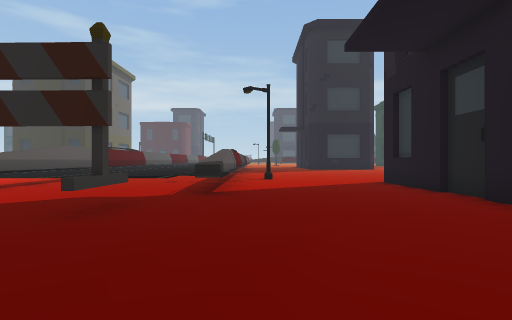
[1] (above)

24 first-person views from a walk through a 3-D level made in the Unity game engine. The camera is 1.4 m above the floor, looks level and sees 85° across. The floor is counted in squares, 2 m on a side. Each view is taken from the middle of a square. On the plan, view 1 faces up. The plan holds only what a view shows up to about 9 squares ahead; the rest is blank. The place goes on beyond the plan.

[2]
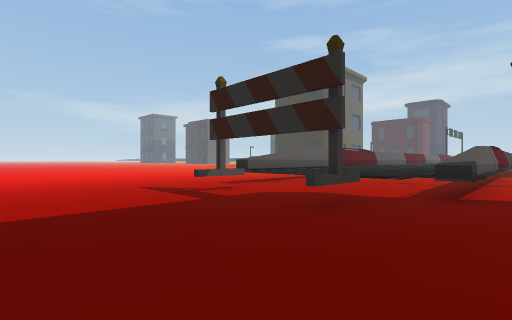

[3]
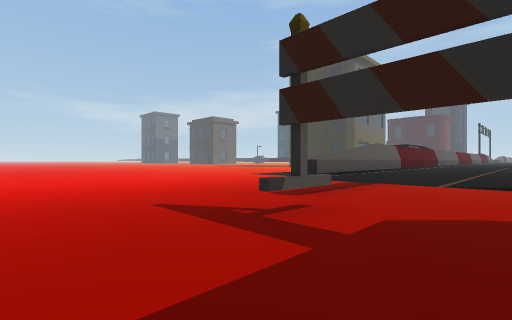

[4]
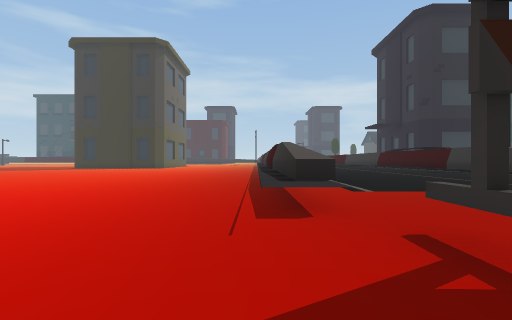

[5]
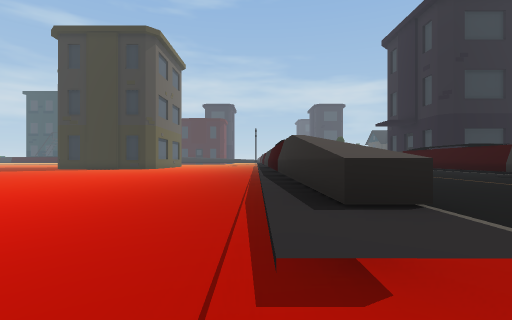

[6]
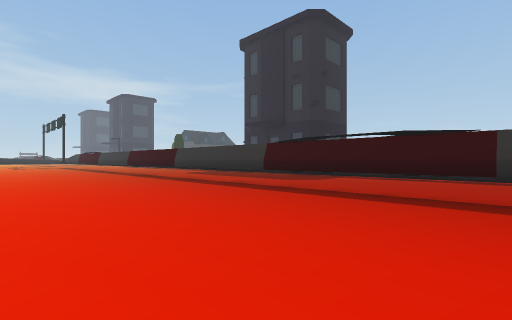

[7]
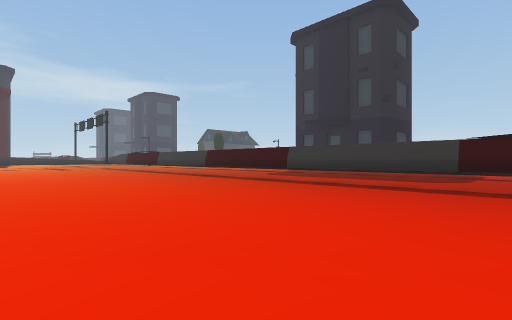

[8]
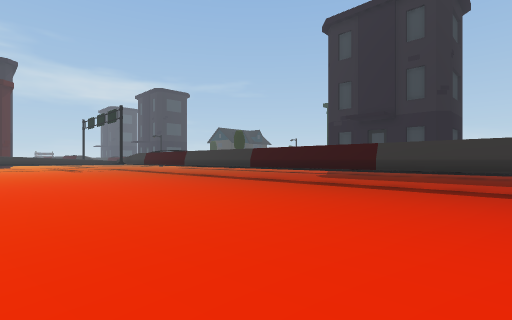

[9]
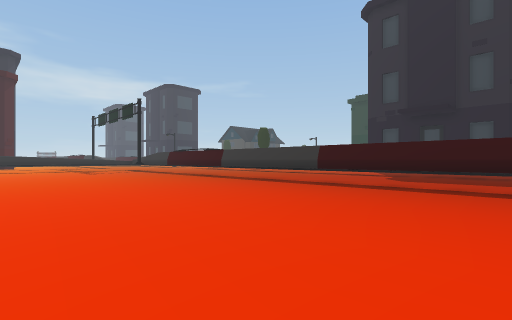

[10]
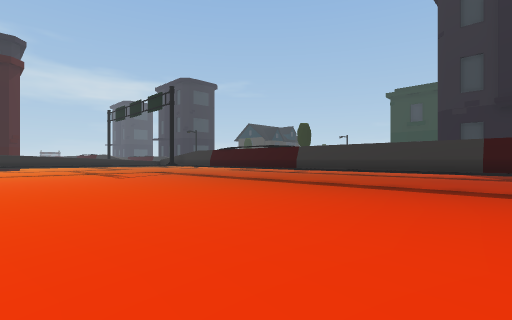

[11]
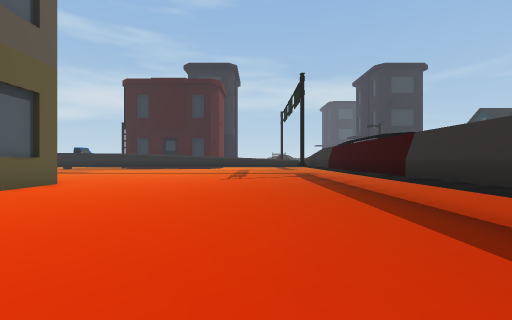

[12]
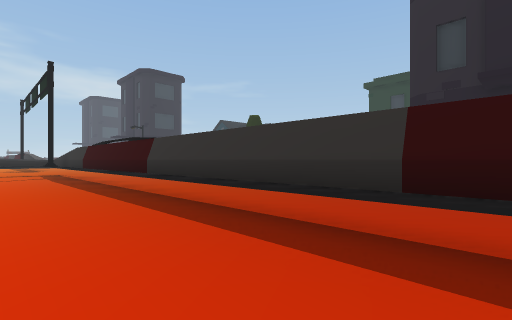

[13]
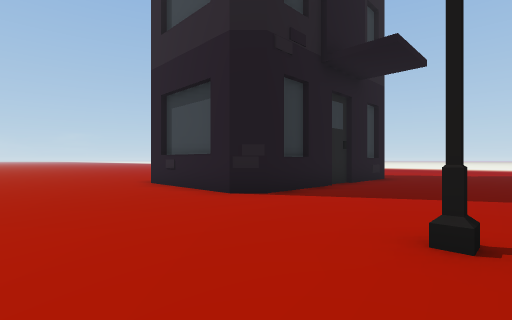

[14]
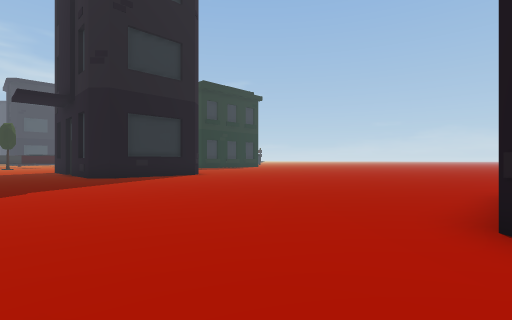

[15]
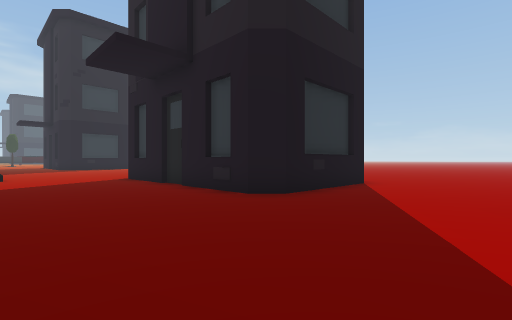

[16]
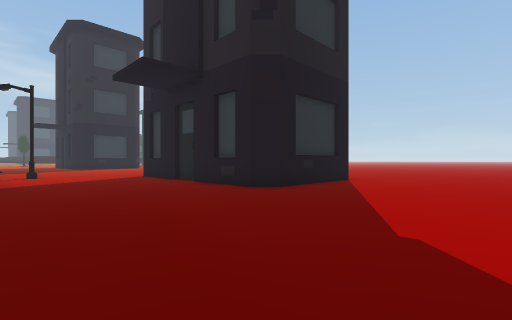

[17]
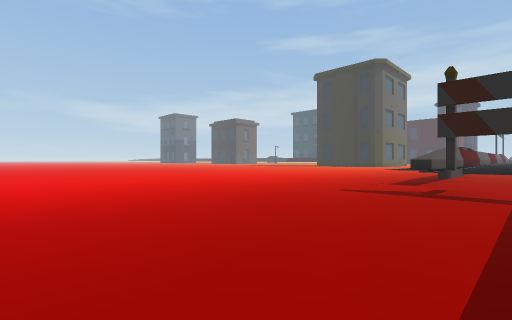

[18]
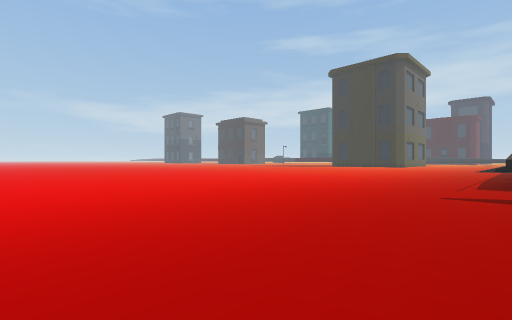

[19]
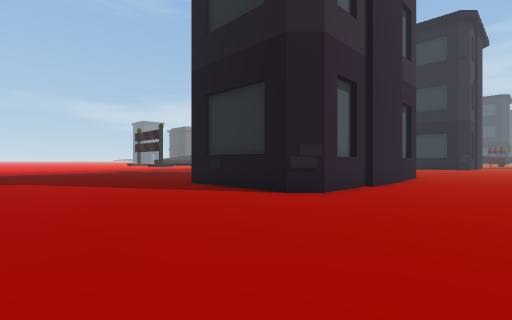

[20]
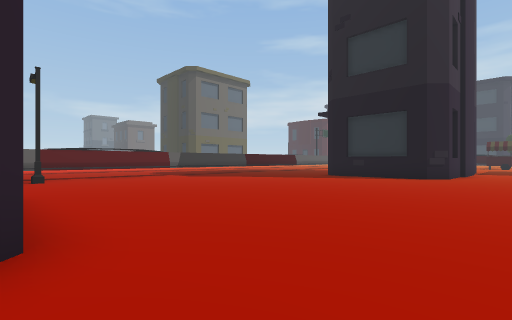

[21]
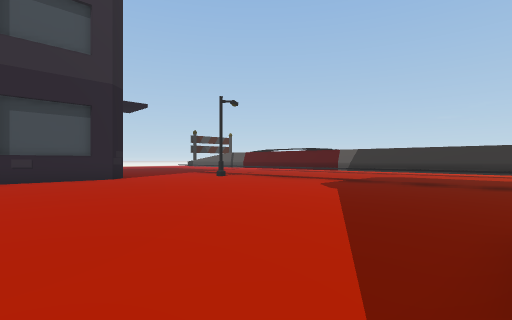

[22]
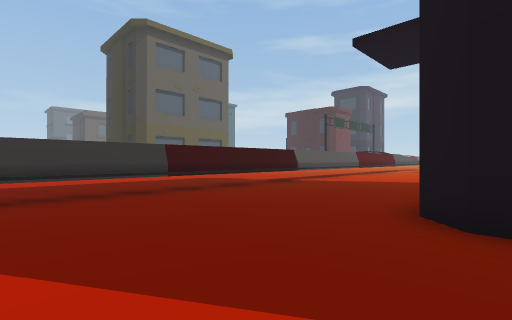

[23]
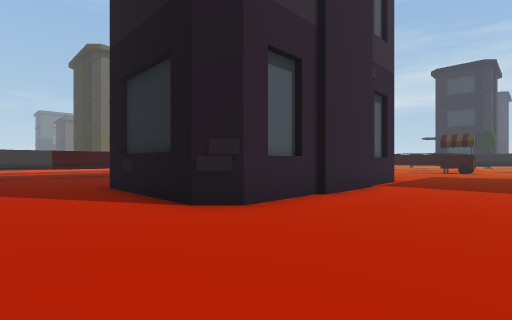

[24]
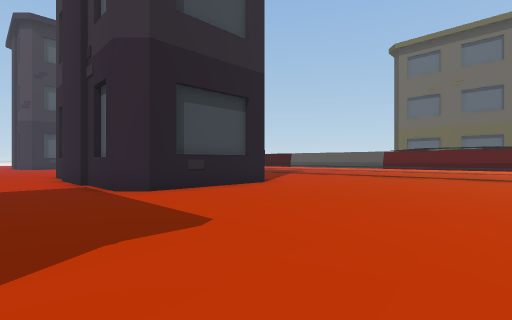

### Floor plan
Key: @ floor where view 1 was taken; # wall or solid block; . floor; = window, fence, low wall or low ledge; ^ raised ledge; O other object.
Columns run from 15 left of view 1 to 12 right of it. Each row starts with its distance up from view 1.
 35   ..   .^
 34 ........^#       ..........
 33 #.......^#    #............
 32 O.......^#     ............
 31 O.......^#      ...........
 30  .......^#       ..........
 29  .......^#        .........
 28 O.......^#         .#OO#...
 27 O.......^#             ##...
 26  .......^#      ...     O...
 25  .......^#     ....     #...
 24  .......^#    #....     #...
 23  .......^#    #....     #...
 22  .......^#    #....     O...
 21  .......^#    #....#   ##...
 20  .......^#    #.............
 19  .......^#    #.............
 18  .......^#    #.............
 17  .......^#    #............
 16  .......^#    #............
 15  .......^#     ............
 14  .......^#      ...........
 13  .......^#    #............
 12  .......^# ^ ^#.............
 11  .......^#^^^^#.............
 10  .......^#^^^^#.............
  9  .......^#^^^^#.....##O#...
  8   ......^#^^^^^....##   O..
  7    .....^^^^^^^....#    #..
  6     ....^^^^^^^....#    #...
  5    .....^^^^^^^....#    #...
  4   ........=..#.....#    #...
  3  ..................#    O...
  2 ...................##O##....
  1 ............................
  0 ...............@............
 -1 ............  ..............
 -2 ............  ..............
 -3 ............  ..............

Positions as (right, up) in squares from view 1, and headings:
1: (0, 0), facing up
2: (0, 0), facing up-left
3: (-3, 1), facing up-left
4: (-7, 2), facing up
5: (-7, 4), facing up
6: (-12, 10), facing up-right
7: (-14, 14), facing up-right
8: (-14, 17), facing up-right
9: (-14, 20), facing up-right
10: (-14, 24), facing up-right
11: (-9, 25), facing up
12: (-9, 24), facing up-right
13: (0, 13), facing down-right
14: (1, 9), facing up-right
15: (0, -2), facing up-right
16: (-1, -3), facing up-right
17: (-4, -3), facing up-left
18: (-6, -3), facing up-left
19: (12, -3), facing up-left
20: (11, 9), facing up-left
21: (8, 20), facing down-left
22: (5, 17), facing up-left
23: (12, 18), facing up-left
24: (11, 34), facing down-left
